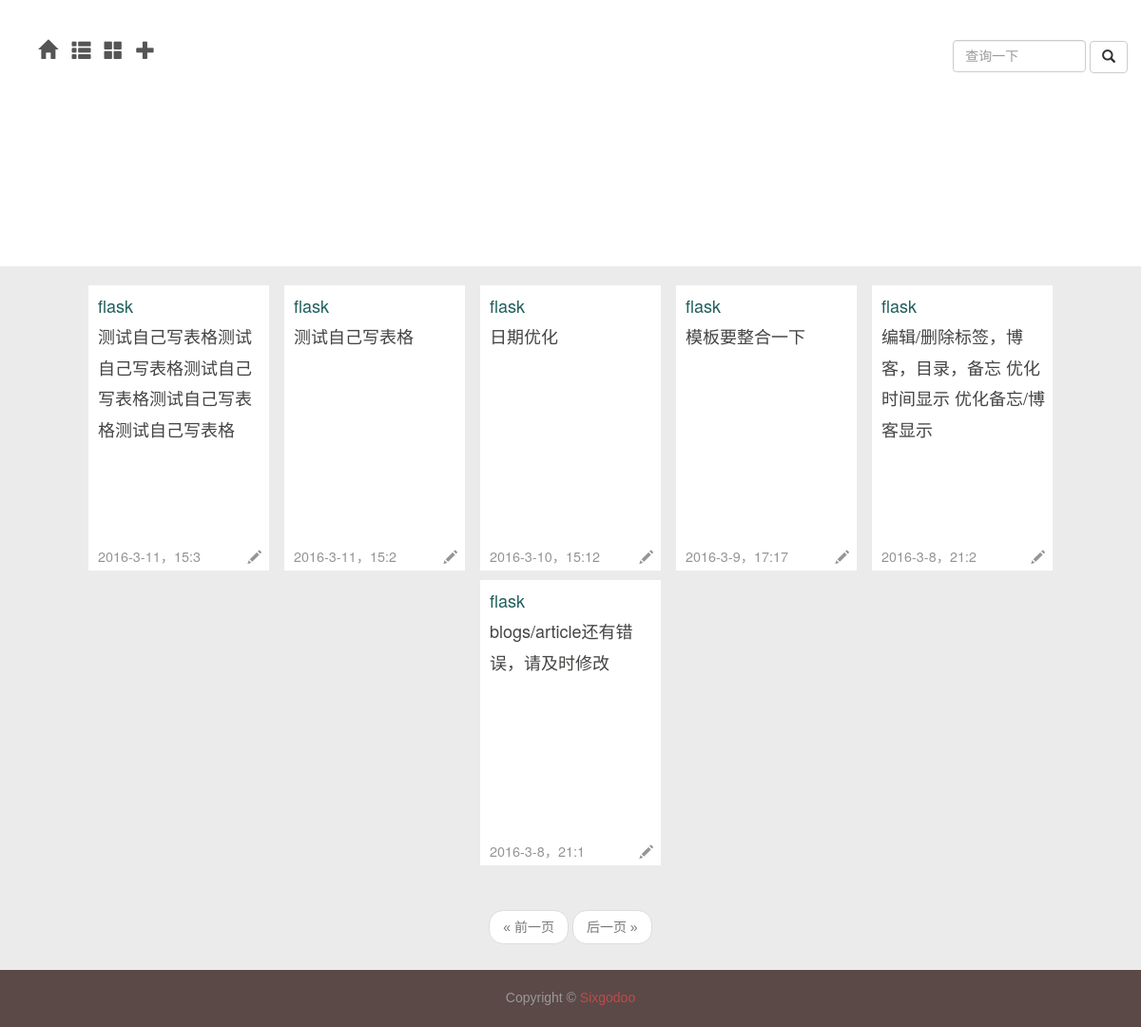
Page /daily/tag/2 on the earlier database version.
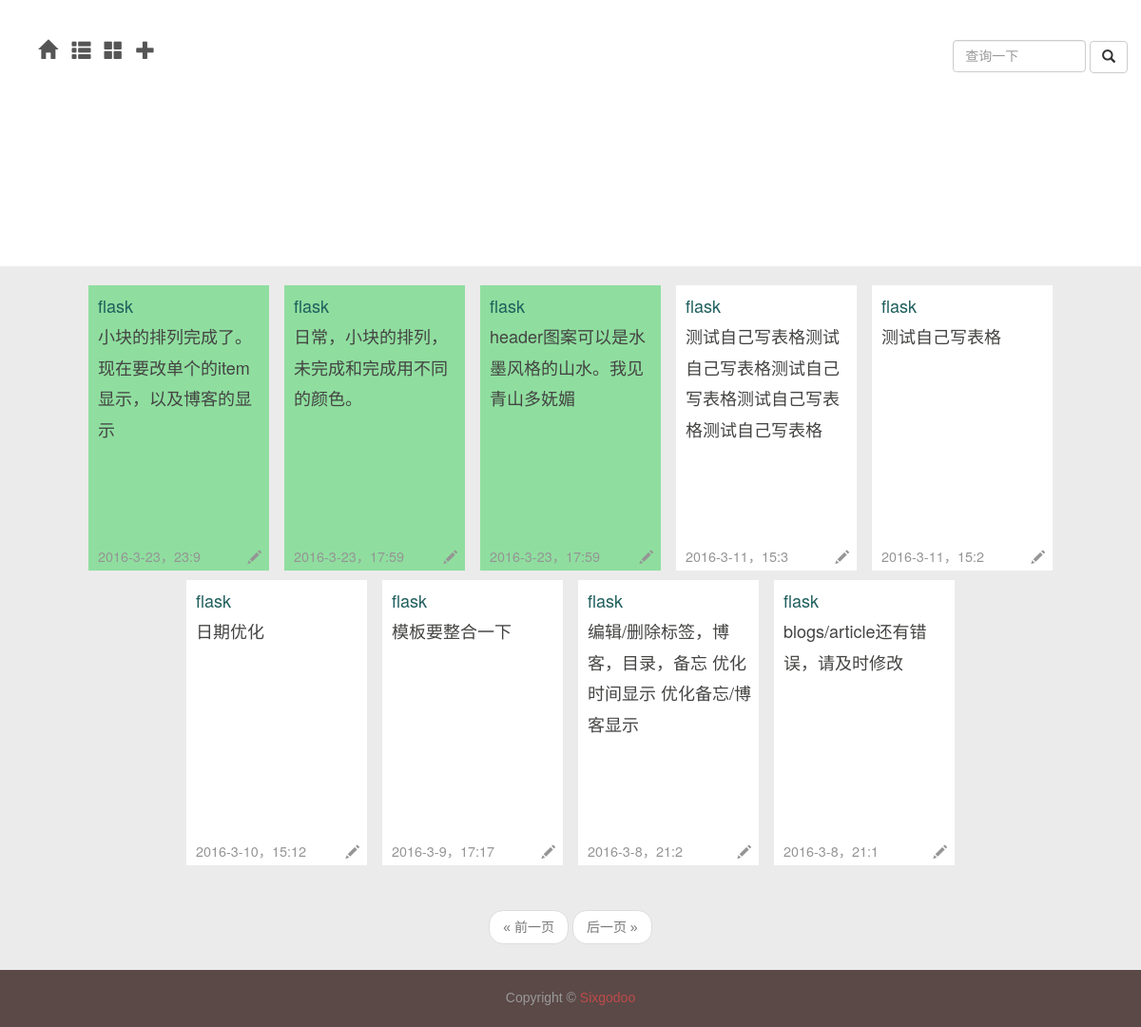
Same page on the later database version.
### app/models.py (models this page shows, shortened)
class Item(db.Model):
	__tablename__ = 'items'
	id = db.Column(db.Integer, primary_key = True)
	name = db.Column(db.String, index = True)
	tag_id = db.Column(db.Integer, db.ForeignKey('tags.id'))
	timestamp = db.Column(db.DateTime,index=True,default=datetime.now)
	flags = db.Column(db.SmallInteger)								   # 16 bits integer, now 0 means not abandoned 2016.03.04 12:59:26
	text = db.Column(db.Text)

class Tag(db.Model):
	__tablename__ = 'tags'
	id = db.Column(db.Integer, primary_key = True)
	name = db.Column(db.String, unique = True)
	items = db.relationship('Item', backref = 'tag')

### app/main/views.py (the view)
@main.route('/daily/tag/<int:tag_id>')
def tag(tag_id):
	form = QueryItemForm()
	if form.validate_on_submit():
		items = Item.query.filter_by(name=form.item_name.data).order_by(Item.timestamp.desc()).all()
		return render_template('daily.html',items=items,form=form)
	page = request.args.get('page',1,type=int)
	pagination = Item.query.filter_by(tag_id=tag_id).order_by(Item.timestamp.desc()).paginate(page,per_page=current_app.config['FLASKY_POSTS_PER_PAGE'],error_out=False)
	items = pagination.items
	return render_template('tag.html',title=u"日常",tag_id=tag_id,items=items,form=form,pagination=pagination)

### app/main/forms.py
class QueryItemForm(Form):
	item_name = StringField('',\
		validators=[Required()])
	submit = SubmitField(u'查询')

### app/templates/tag.html
{% extends "daily.html" %}
{% block page %}
	{% if pagination %}
	<div class="pagination my-pagination">
		<div class="container">
			{{macros.pagination_widget(pagination,'main.tag',tag_id=tag_id)}}
		</div>
	</div>
	{% endif %}
{% endblock %}

### app/templates/daily.html (shortened to what this page needs)
{% extends "new_base.html" %}
{% import "bootstrap/wtf.html" as wtf %}
{%block nav_extent%}
<div class="nav-ul lg">
	<div class="dropdown">
	<a class="dropdown-toggle" data-toggle="dropdown" role="button" aria-haspopup="true" aria-expanded="true">
		<span class="glyphicon glyphicon-th-large" aria-hidden="true"></span>
	</a>
	</div>
</div>
<div class="nav-ul lg">
	<div class="dropdown">
	<a class="dropdown-toggle" data-toggle="dropdown" role="button" aria-haspopup="true" aria-expanded="false">
		<span class="glyphicon glyphicon-plus" aria-hidden="true"></span>
	</a>
</div>
</div>
{%endblock%}
{% block content %}
	<div class="main">
	{% if items %}
	{% for item in items %}
	<article {% if item.flags %}class="post post-ok"{% else %}class="post post-not"{%endif%}>
		<header class="post-text">
			<a href={{url_for('main.tag',tag_id=item.tag.id)}}>{{item.tag.name}}</a>
			<p>{{item.text[:57]}}
			</p>
					<p class="post-time">
						{{item.timestamp.year}}-{{item.timestamp.month}}-{{item.timestamp.day}}，{{item.timestamp.hour}}:{{item.timestamp.minute}}
					</p>
					<div class="post-edit">
						<a href={{url_for('main.edit_item',item_id=item.id)}}>
							<span class="glyphicon glyphicon-pencil"></span>
						</a>
					</div>
				</header>
</article>
{% endfor %}
{% endif %}
</div>
<div class="container">
	<div class="nav-query">
		<form action="" method="post" name="item_query">
				{{form.item_name(class="form-control",placeholder="查询一下")}}
				<button class="btn btn-default" type="submit" style="inline-block">
					<span class="glyphicon glyphicon-search"></span>
				</button>
		</form>
	</div>
</div>
{% endblock %}

Differences in the rows shown:
added Item: tag.name "flask", text "小块的排列完成了。现在要改单个的item显示，以及博客的显示", timestamp.year "2016", timestamp.month "3", timestamp.day "23", timestamp.hour "23", timestamp.minute "9", flags 0 (drawn)
added Item: tag.name "flask", text "日常，小块的排列，未完成和完成用不同的颜色。", timestamp.year "2016", timestamp.month "3", timestamp.day "23", timestamp.hour "17", timestamp.minute "59", flags 0 (drawn)
added Item: tag.name "flask", text "header图案可以是水墨风格的山水。我见青山多妩媚", timestamp.year "2016", timestamp.month "3", timestamp.day "23", timestamp.hour "17", timestamp.minute "59", flags 0 (drawn)
